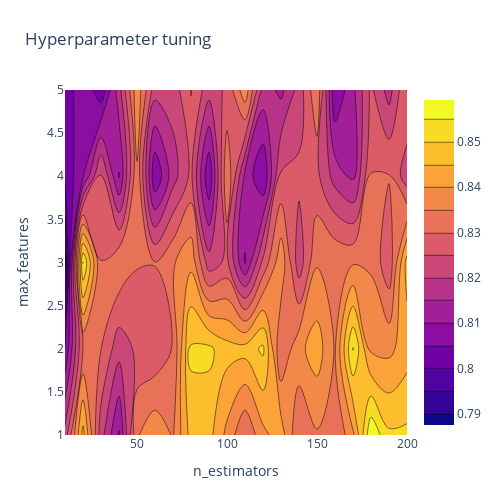

Notebook source saved alongside this figure:
### Markdown cell above
Now, comes the fun part, we will be visualizing the landscape of the 2 hyperparameters that we are tuning and their influence on the accuracy score.

### Code cell
import plotly.graph_objects as go

# X and Y axes labels
layout = go.Layout(
            xaxis=go.layout.XAxis(
              title=go.layout.xaxis.Title(
              text='n_estimators')
             ),
             yaxis=go.layout.YAxis(
              title=go.layout.yaxis.Title(
              text='max_features') 
            ) )

fig = go.Figure(data = [go.Contour(z=z, x=x, y=y)], layout=layout )

fig.update_layout(title='Hyperparameter tuning', autosize=False,
                  width=500, height=500,
                  margin=dict(l=65, r=50, b=65, t=90))

fig.show()

### Figure 1 — Plotly figure (JSON) as saved in the notebook; plotly's stock layout.template omitted (floating-point values rounded to 4 significant figures)
{"data": [{"type": "contour", "x": [10, 20, 30, 40, 50, 60, 70, 80, 90, 100, 110, 120, 130, 140, 150, 160, 170, 180, 190, 200], "y": [1, 2, 3, 4, 5], "z": [[0.8219, 0.8468, 0.8221, 0.8094, 0.8344, 0.8386, 0.8345, 0.847, 0.8468, 0.8386, 0.8302, 0.8385, 0.8428, 0.8302, 0.8344, 0.8304, 0.8386, 0.8593, 0.8509, 0.8511], [0.8053, 0.8302, 0.8301, 0.8219, 0.826, 0.8261, 0.8304, 0.851, 0.8511, 0.8469, 0.8469, 0.851, 0.8303, 0.8386, 0.8426, 0.8345, 0.8553, 0.8387, 0.8387, 0.8427], [0.7885, 0.8552, 0.8301, 0.8344, 0.8304, 0.8302, 0.8344, 0.8386, 0.8221, 0.8262, 0.8095, 0.8262, 0.8386, 0.822, 0.8345, 0.8344, 0.8344, 0.8344, 0.8262, 0.8469], [0.8009, 0.8095, 0.8262, 0.8096, 0.8343, 0.8054, 0.8179, 0.8262, 0.8054, 0.8344, 0.8137, 0.8053, 0.826, 0.8262, 0.8262, 0.8179, 0.8136, 0.8303, 0.8304, 0.8219], [0.801, 0.8094, 0.8013, 0.8179, 0.8385, 0.8219, 0.822, 0.8303, 0.8219, 0.8261, 0.8386, 0.8179, 0.8137, 0.8219, 0.8344, 0.8054, 0.8136, 0.8261, 0.8179, 0.8302]]}], "layout": {"autosize": false, "height": 500, "margin": {"b": 65, "l": 65, "r": 50, "t": 90}, "title": {"text": "Hyperparameter tuning"}, "width": 500, "xaxis": {"title": {"text": "n_estimators"}}, "yaxis": {"title": {"text": "max_features"}}}}
